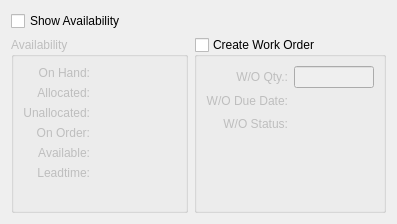
       <widget class="QWidget" name="_supply">
        <attribute name="title">
         <string>&amp;Supply</string>
        </attribute>
        <layout class="QGridLayout">
         <item row="0" column="0" colspan="2">
          <widget class="XCheckBox" name="_showAvailability">
           <property name="text">
            <string>Show Availability</string>
           </property>
          </widget>
         </item>
         <item row="1" column="0">
          <widget class="QGroupBox" name="_availabilityGroup">
           <property name="enabled">
            <bool>false</bool>
           </property>
           <property name="maximumSize">
            <size>
             <width>16777215</width>
             <height>16777215</height>
            </size>
           </property>
           <property name="title">
            <string>Availability</string>
           </property>
           <layout class="QGridLayout">
            <item row="0" column="0">
             <layout class="QHBoxLayout">
              <item>
               <layout class="QVBoxLayout">
                <item>
                 <layout class="QGridLayout">
                  <item row="0" column="0">
                   <widget class="QLabel" name="_onHandLit">
                    <property name="text">
                     <string>On Hand:</string>
                    </property>
                    <property name="alignment">
                     <set>Qt::AlignRight|Qt::AlignTrailing|Qt::AlignVCenter</set>
                    </property>
                   </widget>
                  </item>
                  <item row="0" column="1">
                   <widget class="XLabel" name="_onHand">
                    <property name="minimumSize">
                     <size>
                      <width>80</width>
                      <height>0</height>
                     </size>
                    </property>
                    <property name="alignment">
                     <set>Qt::AlignRight|Qt::AlignTrailing|Qt::AlignVCenter</set>
                    </property>
                   </widget>
                  </item>
                  <item row="1" column="0">
                   <widget class="QLabel" name="_allocatedLit">
                    <property name="text">
                     <string>Allocated:</string>
                    </property>
                    <property name="alignment">
                     <set>Qt::AlignRight|Qt::AlignTrailing|Qt::AlignVCenter</set>
                    </property>
                   </widget>
                  </item>
                  <item row="1" column="1">
                   <widget class="XLabel" name="_allocated">
                    <property name="minimumSize">
                     <size>
                      <width>80</width>
                      <height>0</height>
                     </size>
                    </property>
                    <property name="alignment">
                     <set>Qt::AlignRight|Qt::AlignTrailing|Qt::AlignVCenter</set>
                    </property>
                   </widget>
                  </item>
                  <item row="2" column="0">
                   <widget class="QLabel" name="_unallocatedLit">
                    <property name="text">
                     <string>Unallocated:</string>
                    </property>
                    <property name="alignment">
                     <set>Qt::AlignRight|Qt::AlignTrailing|Qt::AlignVCenter</set>
                    </property>
                   </widget>
                  </item>
                  <item row="2" column="1">
                   <widget class="XLabel" name="_unallocated">
                    <property name="minimumSize">
                     <size>
                      <width>80</width>
                      <height>0</height>
                     </size>
                    </property>
                    <property name="alignment">
                     <set>Qt::AlignRight|Qt::AlignTrailing|Qt::AlignVCenter</set>
                    </property>
                   </widget>
                  </item>
                  <item row="3" column="0">
                   <widget class="QLabel" name="_onOrderLit">
                    <property name="text">
                     <string>On Order:</string>
                    </property>
                    <property name="alignment">
                     <set>Qt::AlignRight|Qt::AlignTrailing|Qt::AlignVCenter</set>
                    </property>
                   </widget>
                  </item>
                  <item row="3" column="1">
                   <widget class="XLabel" name="_onOrder">
                    <property name="minimumSize">
                     <size>
                      <width>80</width>
                      <height>0</height>
                     </size>
                    </property>
                    <property name="alignment">
                     <set>Qt::AlignRight|Qt::AlignTrailing|Qt::AlignVCenter</set>
                    </property>
                   </widget>
                  </item>
                  <item row="4" column="0">
                   <widget class="QLabel" name="_availableLit">
                    <property name="text">
                     <string>Available:</string>
                    </property>
                    <property name="alignment">
                     <set>Qt::AlignRight|Qt::AlignTrailing|Qt::AlignVCenter</set>
                    </property>
                   </widget>
                  </item>
                  <item row="4" column="1">
                   <widget class="XLabel" name="_available">
                    <property name="minimumSize">
                     <size>
                      <width>80</width>
                      <height>0</height>
                     </size>
                    </property>
                    <property name="alignment">
                     <set>Qt::AlignRight|Qt::AlignTrailing|Qt::AlignVCenter</set>
                    </property>
                   </widget>
                  </item>
                  <item row="5" column="0">
                   <widget class="QLabel" name="_leadtimeLit">
                    <property name="text">
                     <string>Leadtime:</string>
                    </property>
                    <property name="alignment">
                     <set>Qt::AlignRight|Qt::AlignTrailing|Qt::AlignVCenter</set>
                    </property>
                   </widget>
                  </item>
                  <item row="5" column="1">
                   <widget class="QLabel" name="_leadtime">
                    <property name="minimumSize">
                     <size>
                      <width>80</width>
                      <height>0</height>
                     </size>
                    </property>
                    <property name="alignment">
                     <set>Qt::AlignRight|Qt::AlignTrailing|Qt::AlignVCenter</set>
                    </property>
                   </widget>
                  </item>
                 </layout>
                </item>
                <item>
                 <spacer>
                  <property name="orientation">
                   <enum>Qt::Vertical</enum>
                  </property>
                  <property name="sizeHint" stdset="0">
                   <size>
                    <width>80</width>
                    <height>21</height>
                   </size>
                  </property>
                 </spacer>
                </item>
               </layout>
              </item>
              <item>
               <spacer>
                <property name="orientation">
                 <enum>Qt::Horizontal</enum>
                </property>
                <property name="sizeHint" stdset="0">
                 <size>
                  <width>0</width>
                  <height>20</height>
                 </size>
                </property>
               </spacer>
              </item>
             </layout>
            </item>
           </layout>
          </widget>
         </item>
         <item row="1" column="1">
          <widget class="QGroupBox" name="_createOrder">
           <property name="title">
            <string>Create Work Order</string>
           </property>
           <property name="checkable">
            <bool>true</bool>
           </property>
           <property name="checked">
            <bool>false</bool>
           </property>
           <layout class="QGridLayout">
            <item row="0" column="0">
             <widget class="QLabel" name="_orderQtyLit">
              <property name="text">
               <string>W/O Qty.:</string>
              </property>
              <property name="alignment">
               <set>Qt::AlignRight|Qt::AlignTrailing|Qt::AlignVCenter</set>
              </property>
              <property name="buddy">
               <cstring>_orderQty</cstring>
              </property>
             </widget>
            </item>
            <item row="0" column="1">
             <widget class="XLineEdit" name="_orderQty">
              <property name="enabled">
               <bool>false</bool>
              </property>
              <property name="maximumSize">
               <size>
                <width>80</width>
                <height>32767</height>
               </size>
              </property>
              <property name="focusPolicy">
               <enum>Qt::NoFocus</enum>
              </property>
              <property name="alignment">
               <set>Qt::AlignRight</set>
              </property>
             </widget>
            </item>
            <item row="1" column="0">
             <widget class="QLabel" name="_orderDueDateLit">
              <property name="text">
               <string>W/O Due Date:</string>
              </property>
              <property name="alignment">
               <set>Qt::AlignRight|Qt::AlignTrailing|Qt::AlignVCenter</set>
              </property>
              <property name="buddy">
               <cstring>_orderDueDate</cstring>
              </property>
             </widget>
            </item>
            <item row="1" column="1">
             <widget class="DLineEdit" name="_orderDueDate">
              <property name="enabled">
               <bool>false</bool>
              </property>
              <property name="focusPolicy">
               <enum>Qt::NoFocus</enum>
              </property>
             </widget>
            </item>
            <item row="2" column="0">
             <widget class="QLabel" name="_orderStatusLit">
              <property name="text">
               <string>W/O Status:</string>
              </property>
              <property name="alignment">
               <set>Qt::AlignRight|Qt::AlignTrailing|Qt::AlignVCenter</set>
              </property>
             </widget>
            </item>
            <item row="2" column="1">
             <widget class="QLabel" name="_orderStatus">
              <property name="sizePolicy">
               <sizepolicy hsizetype="Expanding" vsizetype="Preferred">
                <horstretch>0</horstretch>
                <verstretch>0</verstretch>
               </sizepolicy>
              </property>
              <property name="alignment">
               <set>Qt::AlignLeading|Qt::AlignLeft|Qt::AlignVCenter</set>
              </property>
             </widget>
            </item>
            <item row="2" column="2">
             <spacer>
              <property name="orientation">
               <enum>Qt::Horizontal</enum>
              </property>
              <property name="sizeHint" stdset="0">
               <size>
                <width>0</width>
                <height>20</height>
               </size>
              </property>
             </spacer>
            </item>
            <item row="3" column="1">
             <spacer>
              <property name="orientation">
               <enum>Qt::Vertical</enum>
              </property>
              <property name="sizeHint" stdset="0">
               <size>
                <width>20</width>
                <height>0</height>
               </size>
              </property>
             </spacer>
            </item>
           </layout>
          </widget>
         </item>
        </layout>
       </widget>
